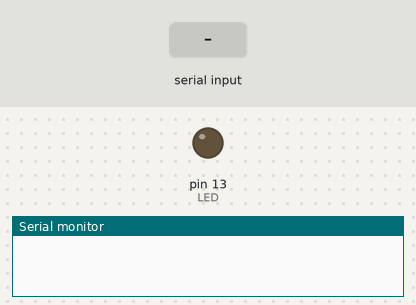
A sketch run on a simulated Arduino Uno, built with avr-gcc and run on an emulated ATmega328P. Parts: output pins drawn as LEDs (lit = HIGH), the last lines printed to the serial monitor. Inputs (shaded band) come from the test bench.

Above: at 1.2 s.
1.3 s: "2" received over the second serial link
At 3.3 s:
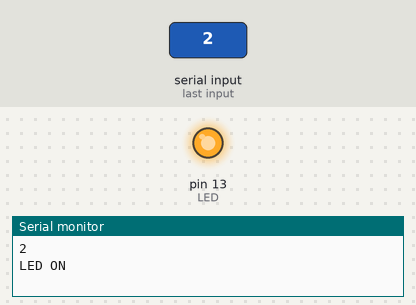
3.8 s: "1" received over the second serial link
At 5.2 s:
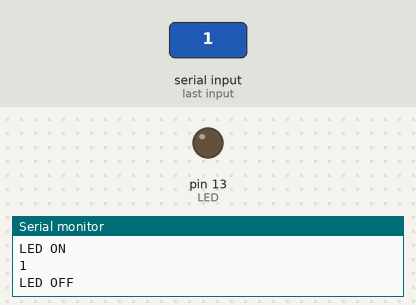
Timing chart, 0 to 6.8 s (numbered marks = the images above; inputs shaded):
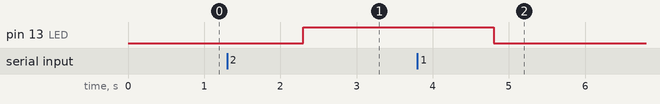

Measured:
- after the input at 1.3 s, pin 13 (LED): LOW → HIGH after 1.0 s
- after the input at 3.8 s, pin 13 (LED): HIGH → LOW after 1.0 s

The sketch:

Source_Code.ino
```cpp
#include <SoftwareSerial.h>
SoftwareSerial Blue(2, 3);

#include <Wire.h>
#include "RTClib.h"

RTC_DS1307 rtc;

String data;
String dataBaru;
String waktu;

int LED = 13; // Led connected
String ON = "2";// light on
String OFF = "1"; // light off

void setup()
{
  pinMode(LED, OUTPUT);
  digitalWrite(LED, LOW);
  Serial.begin(9600);
  Blue.begin(9600);

  if (! rtc.begin()) {
    Serial.println("Couldn't find RTC");
    while (1);
  }

  if (!rtc.isrunning()) {
    rtc.adjust(DateTime(F(__DATE__), F(__TIME__)));
  }
}

void loop()
{
  while(Blue.available()==0) ;
  if(Blue.available()>0)
  {
    data = String(Blue.parseInt());
    Serial.println(data);
  }

  if(data.length() < 2){
    if (data == ON)
    {
      digitalWrite(LED,HIGH);
      Serial.println("LED ON ");
    }

    if( data == OFF)
    {
      digitalWrite(LED,LOW);
      Serial.println("LED OFF");
    }
  } else {
    dataBaru = data.substring(0,2) + ":" + data.substring(2,4);

    while(true){
      if(data.substring(4) != "1" && data.substring(4) != "2"){
        Serial.println("WRONG");
        break;
      }

      DateTime now = rtc.now();
      waktu = digit(now.hour());
      waktu += ":";
      waktu += digit(now.minute());
      Serial.println("Patokan : " + data.substring(4));
      Serial.println("Data : " + dataBaru);
      Serial.println("Waktu : " + waktu + ":" + now.second());

      if(dataBaru == waktu){
        if(data.substring(4) == "1"){
          digitalWrite(LED,LOW);
          Serial.println("LED OFF");
          break;
        } else if (data.substring(4) == "2"){
          digitalWrite(LED,HIGH);
          Serial.println("LED ON ");
          break;
        }
      }
      waktu = "";
      delay(1000);
    }
  }
}

String digit(int number) {
  String temp = "";
  if (number < 10) {
    temp = "0";
  }
  temp += String(number);
  return temp;
}
```
